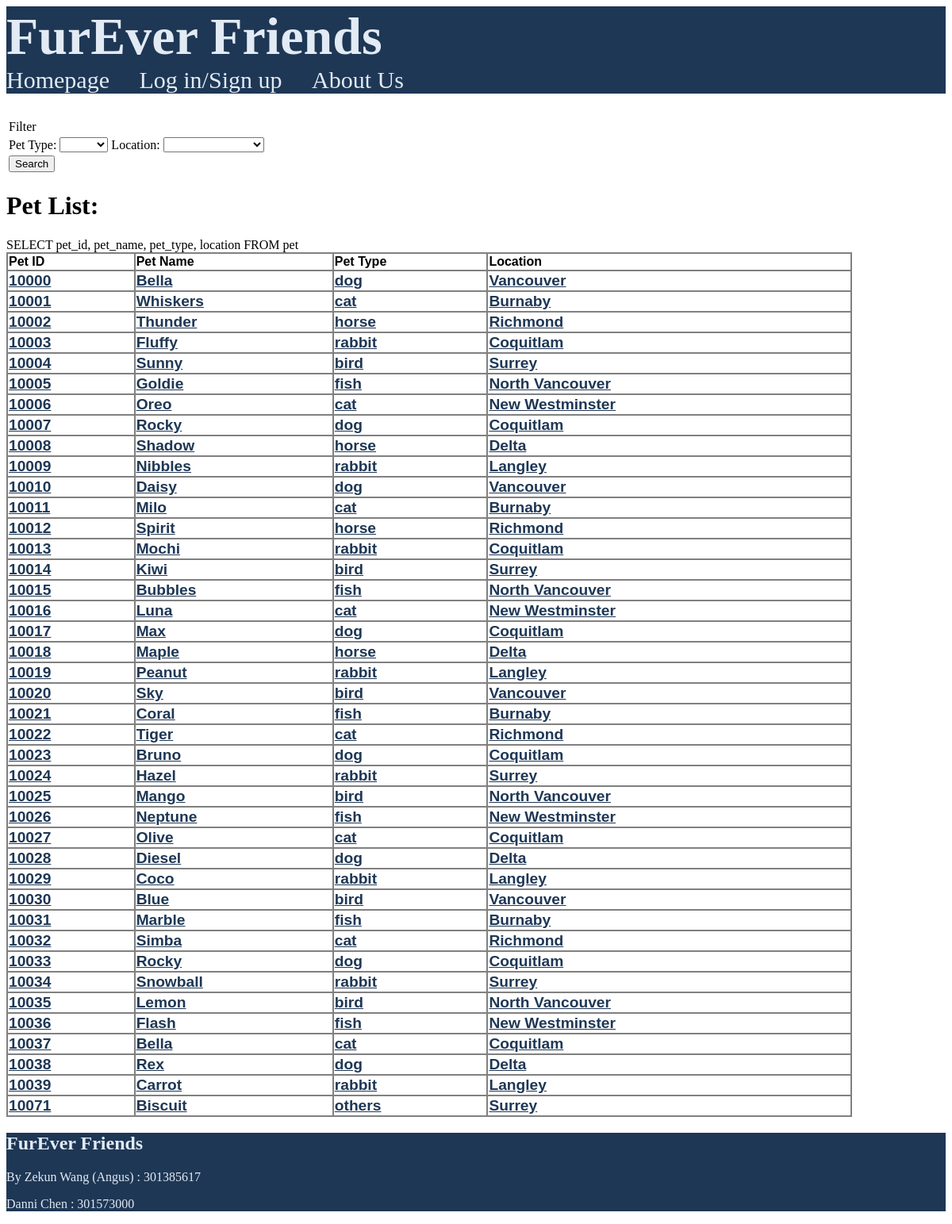
/public/pages/homepage.php, run on the app's committed database.
### tables this page shows
CREATE TABLE `pet` (
  `pet_id` int(5) NOT NULL,
  `pet_name` varchar(20) NOT NULL,
  `location` varchar(50) NOT NULL,
  `pet_type` varchar(20) NOT NULL,
  `post_date` date NOT NULL,
  `description` text NOT NULL
);

### public/pages/homepage.php (the view, shortened to what this page needs)
<?php require_once("../../private/functions/initialization.php") ?>
<?php
require_once(ROOT_PATH . SHARED_PATH.'/header.php');
require_once(ROOT_PATH . PRIVATE_PATH.'/functions/functions.php');
echo "<form action= homepage.php>";
echo "<table>";
echo "<tr><td><lable>Filter </lable></td></tr>";
echo "</table>";
echo "</form>";
echo "<h1>Pet List: </h1>";
if(!empty($pet_type) && empty($location)){
    $general_query = "SELECT pet_id, pet_name, pet_type, location FROM pet WHERE pet_type = '".$pet_type."';";
}
else if(empty($pet_type) && !empty($location)){
    $general_query = "SELECT pet_id, pet_name, pet_type, location FROM pet WHERE location = '".$location."';";
}
else if(!empty($pet_type) && !empty($location)){
    $general_query = "SELECT pet_id, pet_name, pet_type, location FROM pet WHERE pet_type = '".$pet_type."' AND location = '".$location."';";
}
else{
    $general_query = "SELECT pet_id, pet_name, pet_type, location FROM pet";
}
echo $general_query;
$select_result = mysqli_query($connection, $general_query);
if(mysqli_num_rows($select_result) != 0){
    echo"<table class='resultTable'><tr>";
        echo "<td class='tableGrid'><p class='tableHeader'>Pet ID</p></td>";
        echo "<td class='tableGrid'><p class='tableHeader'>Pet Name</p></td>";
        echo "<td class='tableGrid'><p class='tableHeader'>Pet Type</p></td>";
        echo "<td class='tableGrid'><p class='tableHeader'>Location</p></td>";
    echo "</tr><tr>";
    while($row = mysqli_fetch_assoc($select_result)){
        $pet_id = $row['pet_id'];
        echo "<td class='tableGrid'><a href='pet_information.php?edit=$pet_id' id='link1'>". $row['pet_id']. "</a></td>";
        echo "<td class='tableGrid'><a href='pet_information.php?edit=$pet_id' id='link1'>". $row['pet_name']. "</a></td>";
        echo "<td class='tableGrid'><a href='pet_information.php?edit=$pet_id' id='link1'>". $row['pet_type']. "</a></td>";
        echo "<td class='tableGrid'><a href='pet_information.php?edit=$pet_id' id='link1'>". $row['location']. "</a></td>";
        echo"</tr>";
    }
    echo"</table>";
}
else{
    echo"<tr>Result is empty!</tr>";
}
require_once(ROOT_PATH . SHARED_PATH.'/footer.php');
?>

### data on the page
pet: pet_id "10000", pet_name "Bella", pet_type "dog", location "Vancouver"
pet: pet_id "10001", pet_name "Whiskers", pet_type "cat", location "Burnaby"
pet: pet_id "10002", pet_name "Thunder", pet_type "horse", location "Richmond"
pet: pet_id "10003", pet_name "Fluffy", pet_type "rabbit", location "Coquitlam"
pet: pet_id "10004", pet_name "Sunny", pet_type "bird", location "Surrey"
pet: pet_id "10005", pet_name "Goldie", pet_type "fish", location "North Vancouver"
pet: pet_id "10006", pet_name "Oreo", pet_type "cat", location "New Westminster"
pet: pet_id "10007", pet_name "Rocky", pet_type "dog", location "Coquitlam"
pet: pet_id "10008", pet_name "Shadow", pet_type "horse", location "Delta"
pet: pet_id "10009", pet_name "Nibbles", pet_type "rabbit", location "Langley"
pet: pet_id "10010", pet_name "Daisy", pet_type "dog", location "Vancouver"
pet: pet_id "10011", pet_name "Milo", pet_type "cat", location "Burnaby"
pet: pet_id "10012", pet_name "Spirit", pet_type "horse", location "Richmond"
pet: pet_id "10013", pet_name "Mochi", pet_type "rabbit", location "Coquitlam"
pet: pet_id "10014", pet_name "Kiwi", pet_type "bird", location "Surrey"
pet: pet_id "10015", pet_name "Bubbles", pet_type "fish", location "North Vancouver"
pet: pet_id "10016", pet_name "Luna", pet_type "cat", location "New Westminster"
pet: pet_id "10017", pet_name "Max", pet_type "dog", location "Coquitlam"
pet: pet_id "10018", pet_name "Maple", pet_type "horse", location "Delta"
pet: pet_id "10019", pet_name "Peanut", pet_type "rabbit", location "Langley"
pet: pet_id "10020", pet_name "Sky", pet_type "bird", location "Vancouver"
pet: pet_id "10021", pet_name "Coral", pet_type "fish", location "Burnaby"
pet: pet_id "10022", pet_name "Tiger", pet_type "cat", location "Richmond"
pet: pet_id "10023", pet_name "Bruno", pet_type "dog", location "Coquitlam"
pet: pet_id "10024", pet_name "Hazel", pet_type "rabbit", location "Surrey"
pet: pet_id "10025", pet_name "Mango", pet_type "bird", location "North Vancouver"
pet: pet_id "10026", pet_name "Neptune", pet_type "fish", location "New Westminster"
pet: pet_id "10027", pet_name "Olive", pet_type "cat", location "Coquitlam"
pet: pet_id "10028", pet_name "Diesel", pet_type "dog", location "Delta"
pet: pet_id "10029", pet_name "Coco", pet_type "rabbit", location "Langley"
pet: pet_id "10030", pet_name "Blue", pet_type "bird", location "Vancouver"
pet: pet_id "10031", pet_name "Marble", pet_type "fish", location "Burnaby"
pet: pet_id "10032", pet_name "Simba", pet_type "cat", location "Richmond"
pet: pet_id "10033", pet_name "Rocky", pet_type "dog", location "Coquitlam"
pet: pet_id "10034", pet_name "Snowball", pet_type "rabbit", location "Surrey"
pet: pet_id "10035", pet_name "Lemon", pet_type "bird", location "North Vancouver"
pet: pet_id "10036", pet_name "Flash", pet_type "fish", location "New Westminster"
pet: pet_id "10037", pet_name "Bella", pet_type "cat", location "Coquitlam"
pet: pet_id "10038", pet_name "Rex", pet_type "dog", location "Delta"
pet: pet_id "10039", pet_name "Carrot", pet_type "rabbit", location "Langley"
pet: pet_id "10071", pet_name "Biscuit", pet_type "others", location "Surrey"

### other printed values
$label "Pet Type: Location:"
$general_query "SELECT pet_id, pet_name, pet_type, location FROM pet"
